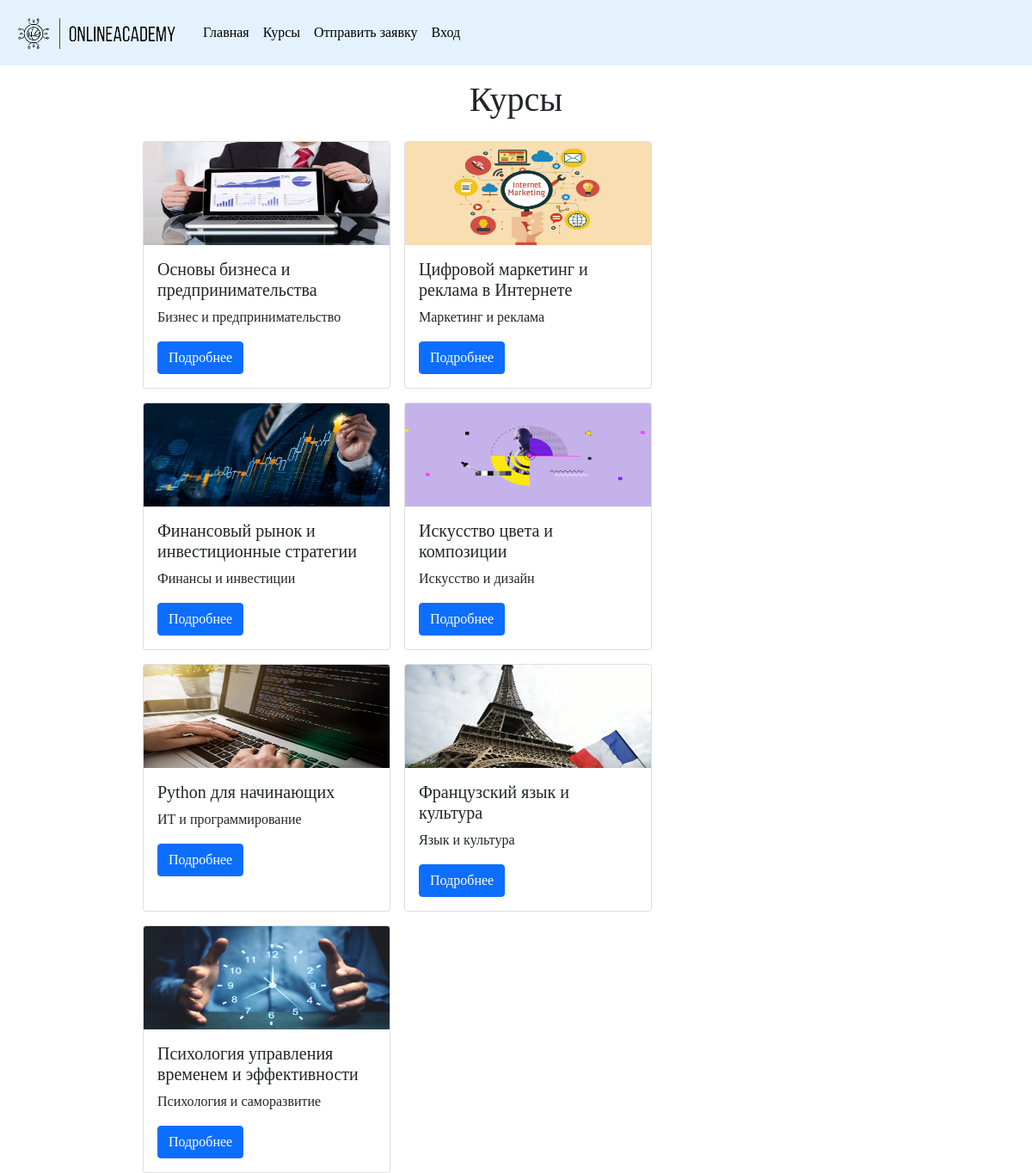
Screenshot of /course/ with the database file from the repository.
### course/models.py (models this page shows)
class Course(models.Model):
    name = models.CharField(max_length=128, verbose_name='Название')
    description = models.TextField(verbose_name='Описание')
    start_date = models.DateTimeField(verbose_name='Дата начала')
    end_date = models.DateTimeField(verbose_name='Дата окончания')
    price = models.DecimalField(max_digits=8, decimal_places=2, verbose_name='Цена курса')
    level = models.CharField(max_length=128, verbose_name='Уровень сложности')
    category = models.ForeignKey(Category, on_delete=models.CASCADE, verbose_name='Категория')
    age = models.CharField(max_length=128, verbose_name='Возрастная категория')
    image = models.ImageField(upload_to="%Y/%m/%d", verbose_name='Изображение')
    teacher = models.ForeignKey(Teacher, on_delete=models.CASCADE, verbose_name='Спикер')
    class Meta:
        verbose_name = 'Курс'
        verbose_name_plural = 'Курсы'

class Category(models.Model):
    name = models.CharField(max_length=128, verbose_name='Категория')
    class Meta:
        verbose_name = 'Категория'
        verbose_name_plural = 'Категории'
    def __str__(self):
        return self.name

### course/views.py (the view)
# urls.py: path('', CourseListView.as_view(), name="course"),
class CourseListView(ListView):
    model = Course
    context_object_name = 'courses'
    template_name = 'course/course.html'

### course/templates/course/course.html (shortened to what this page needs)
{% extends 'root.html' %}
{% block content %}
    <div class="d-flex flex-column justify-content-center align-items-center">
    <h1 class="text-center mt-3">Курсы</h1>
    <div class="block1 d-flex flex-wrap w-75">
        {% for course in courses %}
            <div class="card mt-3 ms-3" style="width: 18rem;">
                <img src="{{ course.image.url }}" class="card-img-top" style="height: 10vw;" alt="...">
                <div class="card-body">
                    <h5 class="card-title">{{ course.name }}</h5>
                    <p class="card-text">{{ course.category }}</p>
                    <a href="{% url 'course:course_detail' course.pk %}" class="btn btn-primary">Подробнее</a>
                </div>
            </div>
        {% endfor %}
    </div>
{% endblock %}

### templates/root.html (shortened to what this page needs)
{% load static %}
<!DOCTYPE html>
<html lang="en">
<head>
    <link rel="stylesheet" href="{% static 'css/bootstrap.min.css' %}">
    <link rel="stylesheet" href="{% static 'css/style.css' %}">
</head>
<body>
<nav class="navbar navbar-expand-lg bg-body-tertiary" style="background-color: #e3f2fd;">
  <div class="container-fluid">
    <a class="navbar-brand" href="#"><img src="/media/logo.png" width="200px"></a>
    <div class="collapse navbar-collapse" id="navbarNav">
      <ul class="navbar-nav">
        <li class="nav-item">
          <a class="nav-link active text-black" aria-current="page" href="{% url 'info:main' %}">Главная</a>
        </li>
        <li class="nav-item">
          <a class="nav-link text-black" href="{% url 'course:course' %}">Курсы</a>
        </li>
        <li class="nav-item">
          <a class="nav-link text-black" href="{% url 'appeal:appeals' %}">Отправить заявку</a>
        </li>
      {% if not user.is_authenticated  %}
        <li class="nav-item">
          <a class="nav-link text-black" href="{% url 'register:login' %}">Вход</a>
        </li>
      {% endif %}
      </ul>
    </div>
  </div>
</nav>
{% block content %}
{% endblock %}
</body>
</html>

### static/css/style.css (style rules this page uses)
body { font-family: 'Century Gothic'; }

### rows the page displays
Course: image (picture), name "Основы бизнеса и предпринимательства", category "Бизнес и предпринимательство"
Course: image (picture), name "Цифровой маркетинг и реклама в Интернете", category "Маркетинг и реклама"
Course: image (picture), name "Финансовый рынок и инвестиционные стратегии", category "Финансы и инвестиции"
Course: image (picture), name "Искусство цвета и композиции", category "Искусство и дизайн"
Course: image (picture), name "Python для начинающих", category "ИТ и программирование"
Course: image (picture), name "Французский язык и культура", category "Язык и культура"
Course: image (picture), name "Психология управления временем и эффективности", category "Психология и саморазвитие"
